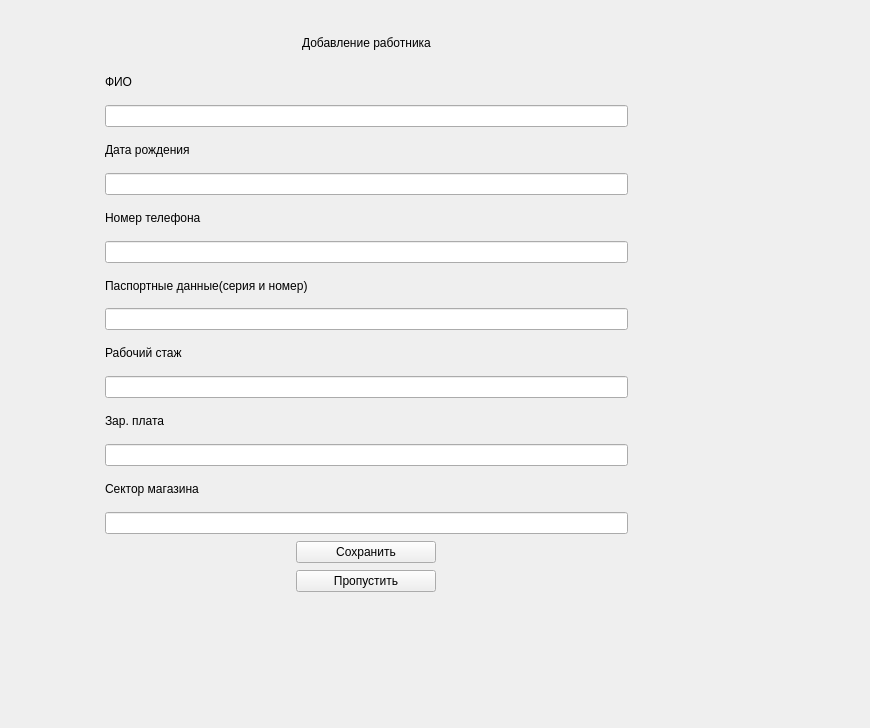
<?xml version="1.0" encoding="UTF-8"?>
<ui version="4.0">
 <class>AddingWorker</class>
 <widget class="QDialog" name="AddingWorker">
  <property name="geometry">
   <rect>
    <x>0</x>
    <y>0</y>
    <width>870</width>
    <height>728</height>
   </rect>
  </property>
  <property name="maximumSize">
   <size>
    <width>10000</width>
    <height>10000</height>
   </size>
  </property>
  <property name="windowTitle">
   <string>Dialog</string>
  </property>
  <widget class="QWidget" name="gridLayoutWidget">
   <property name="geometry">
    <rect>
     <x>90</x>
     <y>20</y>
     <width>553</width>
     <height>621</height>
    </rect>
   </property>
   <layout class="QGridLayout" name="gridLayout">
    <property name="leftMargin">
     <number>15</number>
    </property>
    <property name="topMargin">
     <number>7</number>
    </property>
    <property name="rightMargin">
     <number>15</number>
    </property>
    <property name="bottomMargin">
     <number>10</number>
    </property>
    <property name="verticalSpacing">
     <number>7</number>
    </property>
    <item row="12" column="0">
     <widget class="CustomLineEdit" name="lineEdit_Salary"/>
    </item>
    <item row="13" column="0">
     <widget class="QLabel" name="label_7">
      <property name="text">
       <string>Сектор магазина</string>
      </property>
     </widget>
    </item>
    <item row="7" column="0">
     <widget class="QLabel" name="label_4">
      <property name="text">
       <string>Паспортные данные(серия и номер)</string>
      </property>
     </widget>
    </item>
    <item row="9" column="0">
     <widget class="QLabel" name="label_5">
      <property name="text">
       <string>Рабочий стаж</string>
      </property>
     </widget>
    </item>
    <item row="4" column="0">
     <widget class="CustomLineEdit" name="lineEdit_Birth"/>
    </item>
    <item row="11" column="0">
     <widget class="QLabel" name="label_6">
      <property name="text">
       <string>Зар. плата</string>
      </property>
     </widget>
    </item>
    <item row="16" column="0" alignment="Qt::AlignmentFlag::AlignHCenter">
     <widget class="QPushButton" name="SkipButton">
      <property name="minimumSize">
       <size>
        <width>140</width>
        <height>0</height>
       </size>
      </property>
      <property name="text">
       <string>Пропустить</string>
      </property>
      <property name="autoDefault">
       <bool>false</bool>
      </property>
     </widget>
    </item>
    <item row="14" column="0">
     <widget class="CustomLineEdit" name="lineEdit_Sector"/>
    </item>
    <item row="3" column="0">
     <widget class="QLabel" name="label_2">
      <property name="text">
       <string>Дата рождения</string>
      </property>
     </widget>
    </item>
    <item row="1" column="0">
     <widget class="QLabel" name="label">
      <property name="text">
       <string>ФИО</string>
      </property>
     </widget>
    </item>
    <item row="2" column="0">
     <widget class="CustomLineEdit" name="lineEdit_FIO"/>
    </item>
    <item row="8" column="0">
     <widget class="CustomLineEdit" name="lineEdit_Pasport"/>
    </item>
    <item row="6" column="0">
     <widget class="CustomLineEdit" name="lineEdit_Phone"/>
    </item>
    <item row="5" column="0">
     <widget class="QLabel" name="label_3">
      <property name="text">
       <string>Номер телефона</string>
      </property>
     </widget>
    </item>
    <item row="10" column="0">
     <widget class="CustomLineEdit" name="lineEdit_WA"/>
    </item>
    <item row="15" column="0" alignment="Qt::AlignmentFlag::AlignHCenter">
     <widget class="QPushButton" name="SaveButton">
      <property name="sizePolicy">
       <sizepolicy hsizetype="Minimum" vsizetype="Fixed">
        <horstretch>0</horstretch>
        <verstretch>0</verstretch>
       </sizepolicy>
      </property>
      <property name="minimumSize">
       <size>
        <width>140</width>
        <height>0</height>
       </size>
      </property>
      <property name="text">
       <string>Сохранить</string>
      </property>
      <property name="autoDefault">
       <bool>false</bool>
      </property>
     </widget>
    </item>
    <item row="0" column="0" alignment="Qt::AlignmentFlag::AlignHCenter">
     <widget class="QLabel" name="label_10">
      <property name="styleSheet">
       <string notr="true">font: 700 22pt &quot;Segoe UI&quot;;</string>
      </property>
      <property name="text">
       <string>Добавление работника</string>
      </property>
     </widget>
    </item>
    <item row="17" column="0" alignment="Qt::AlignmentFlag::AlignHCenter">
     <widget class="QLabel" name="label_8">
      <property name="text">
       <string/>
      </property>
     </widget>
    </item>
   </layout>
  </widget>
 </widget>
 <customwidgets>
  <customwidget>
   <class>CustomLineEdit</class>
   <extends>QLineEdit</extends>
   <header>addingworker.h</header>
  </customwidget>
 </customwidgets>
 <resources/>
 <connections/>
</ui>
